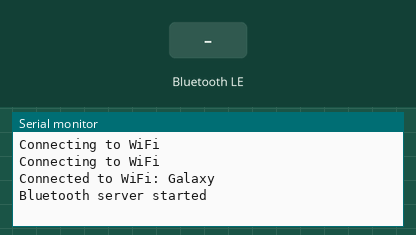
Recording of a sketch running on a simulated ESP32. On the bench: the last lines printed to the serial monitor. The test bench sets the inputs (shaded band). WiFi joins after 1.5 s; servers stay silent unless stated; uploads are accepted with an empty reply; nothing arrives over Bluetooth unless stated; a phone connects over Bluetooth LE 3 s after start.

Above: at 3.2 s.
3.3 s: Bluetooth LE write "1" received
At 5.2 s:
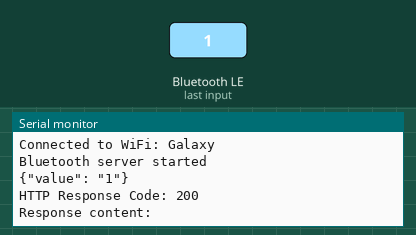
5.7 s: Bluetooth LE write "0" received
At 6.36 s:
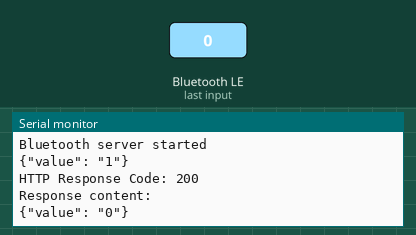
7.2 s: Bluetooth LE write "2" received
At 9.7 s:
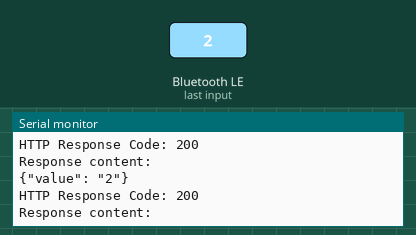

The sketch:

main.ino
```cpp
#include "NimBLEDevice.h"
#include "WiFi.h"
#include "HTTPClient.h"

int CONNECTED = 00;
int CONNECTION_FAILED = 01;
int ALREADY_CONNECTED = 02;
std::vector<std::string> values;
NimBLEService *pService;
std::string characteristic_uuid = "aac111b6-9d28-4785-98b4-d6c872de03d5";


int postData(std::string value) {
  HTTPClient http;

  // Specify the URL of the API endpoint
  http.begin("http://192.168.47.196:8000/connect");
  http.setAuthorization("admin", "changeme");

  String payload = "{\"value\": \"" + String(value.c_str()) + "\"}";

  Serial.println(payload);
  // Send GET request
  int httpResponseCode = http.POST(payload);

  if (httpResponseCode > 0) {
    Serial.print("HTTP Response Code: ");
    Serial.println(httpResponseCode);

    // Read the response
    String content = http.getString();
    Serial.print("Response content:");
    Serial.println(content);
  } else {
    Serial.print("HTTP Request failed. Error code: ");
    Serial.println(httpResponseCode);
  }

  // Close connection
  http.end();

  return httpResponseCode;
};

class DataCallbacks : public NimBLECharacteristicCallbacks {
  void onWrite(NimBLECharacteristic *pCharacteristic) {
    std::string value = pCharacteristic->getValue();
    values.push_back(value);
  }
  void onRead(NimBLECharacteristic *pCharacteristic) {
    Serial.println(pCharacteristic->getValue().c_str());
  }
};

void connectToWifi(void) {
  const char *ssid = "Galaxy";
  const char *password = "ae310gyrz1";

  // start connecting
  WiFi.begin(ssid, password);

  while (WiFi.status() != WL_CONNECTED) {
    delay(1000);
    Serial.println("Connecting to WiFi");
  }

  Serial.println("Connected to WiFi: " + String(ssid));
}

void initiateBLEServer(void) {
  NimBLEDevice::init("NimBLE");

  NimBLEServer *pServer = NimBLEDevice::createServer();
  pService = pServer->createService(characteristic_uuid);

  // Create a writable characteristic
  NimBLECharacteristic *serviceCharacteristic = pService->createCharacteristic(
      characteristic_uuid,
      NIMBLE_PROPERTY::WRITE | NIMBLE_PROPERTY::READ
  );

  serviceCharacteristic->setCallbacks(new DataCallbacks());

  pService->start();

  NimBLEAdvertising *pAdvertising = NimBLEDevice::getAdvertising();
  pAdvertising->addServiceUUID(pService->getUUID());
  pAdvertising->start();

  Serial.println("Bluetooth server started");
}

void setup(void) {
  Serial.begin(115200);

  connectToWifi();
  initiateBLEServer();
}

void loop() {
  for (int i = 0; i < values.size(); i++) {
    int httpResponseCode = postData(values[i]);
    NimBLECharacteristic *charact = pService->getCharacteristic(characteristic_uuid);
    if (httpResponseCode < 0) {
      charact->setValue(CONNECTION_FAILED);
    } else {
      charact->setValue(CONNECTED);
    }
    values.erase(values.begin() + i);
  }
  delay(2000);
}
```

Measured:
- after the input at 3.3 s, the serial monitor: prints a new line after 0.70 s (image 1)
- after the input at 5.7 s, the serial monitor: prints a new line after 0.50 s (image 2)
- after the input at 7.2 s, the serial monitor: prints a new line after 1.2 s (image 3)
